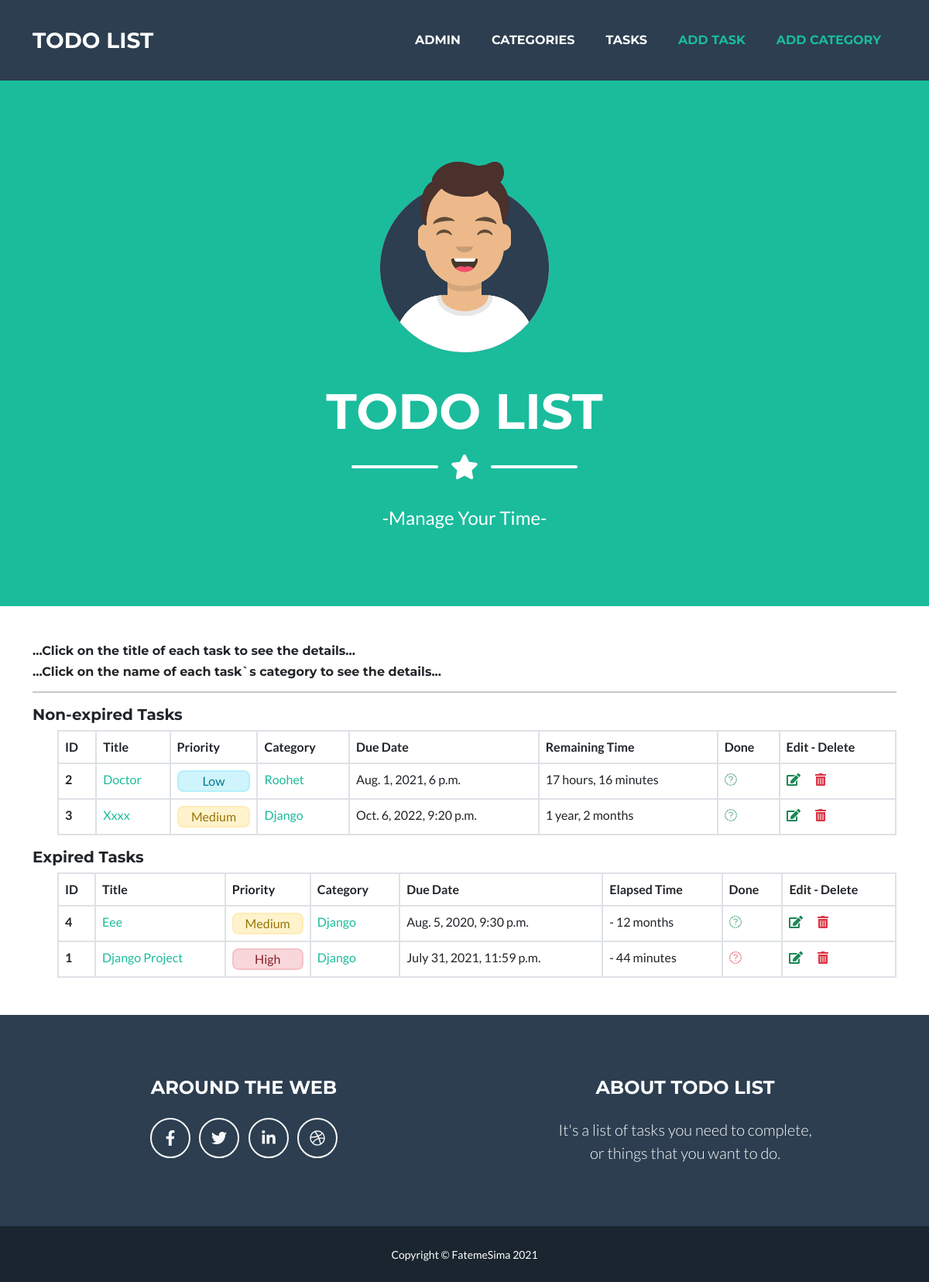
The app's page /todo/separated-tasks/, older data.
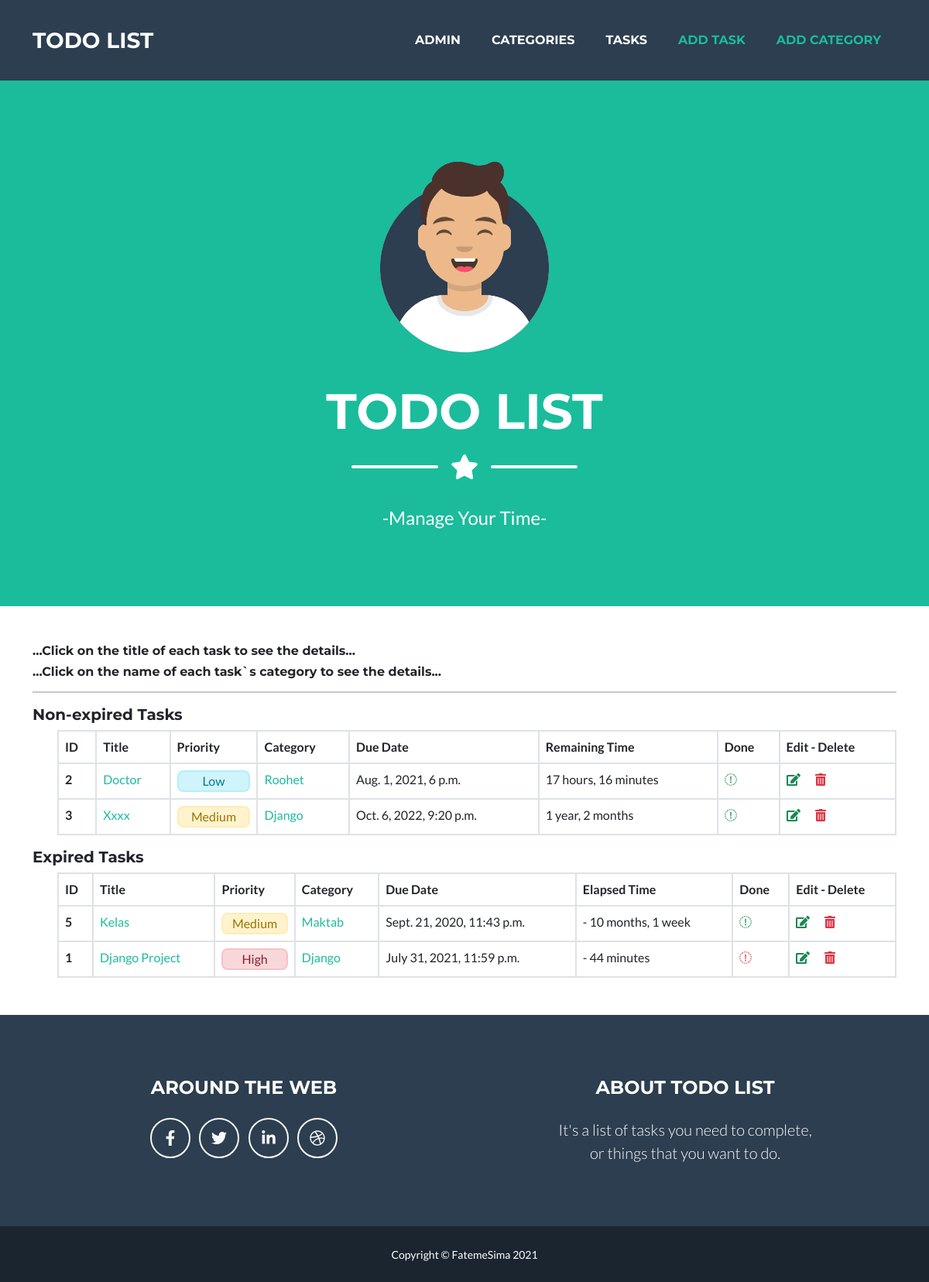
The same page, newer data.
### todo/models.py (models this page shows, shortened)
class Task(models.Model):
    class Meta:
        ordering = ['due_date']
    title = models.CharField(max_length=100)
    description = models.TextField(blank=True, null=True)
    due_date = models.DateTimeField(editable=True)
    priority = models.CharField(
        max_length=30,
        choices=PRIORITIES,
        default=PRIORITIES[0][0]
    )
    done = models.BooleanField(default=False)
    slug = models.SlugField(unique=True, blank=True)
    category = models.ForeignKey(Category, related_name='tasks', on_delete=models.CASCADE)
    objects = models.Manager()
    tasks = TaskManager()
    def get_absolute_url(self):
        return reverse('task_detail', args=[self.slug])

class Category(models.Model):
    name = models.CharField(max_length=50, unique=True, blank=False)
    slug = models.SlugField(unique=True, blank=True)
    objects = models.Manager()
    categories = CategoryManager()
    def get_absolute_url(self):
        return reverse('category_detail', args=[self.slug])

### todo/views.py (the view)
# urls.py: path('separated-tasks/', SeparatedTaskListView.as_view(), name='separated_task_list'),
class SeparatedTaskListView(ListView):
    model = Task
    template_name = 'todo/show_separated_tasks.html'
    context_object_name = "tasks"
    def get_queryset(self):
        queryset = {'expired_list': Task.tasks.expired_tasks().all(),
                    'non_expired_list': Task.tasks.non_expired_tasks().all()}
        return queryset

### todo/models.py (called while the page is built)
    def expired_tasks(self):
        return self.filter(due_date__lt=now())

    def non_expired_tasks(self):
        return self.filter(due_date__gte=now())

### todo/templatetags/custom_tags.py (called while the page is built)
@register.filter("custom_title")
def title_filter(value):
    return value.title()

@register.simple_tag()
def t_tag(value, arg=now()):
    if not value:
        return ''
    try:
        if value < now():
            return f'- {str(timeuntil(arg, value))}'
        return timeuntil(value, arg)
    except (ValueError, TypeError):
        return ''

### templates/todo/show_separated_tasks.html (shortened to what the changed rows need)
{% extends 'base.html' %}
{% load custom_tags %}
{% block content %}
    {% if tasks %}
        {% if tasks.non_expired_list %}
            <ul style="list-style-type: none">
                <li>
                    <table class="table table-bordered">
                        <thead class="thead-light">
                            <tr>
                                <th scope="col">ID</th>
                                <th scope="col">Title</th>
                                <th scope="col">Priority</th>
                                <th scope="col">Category</th>
                                <th scope="col">Due Date</th>
                                <th scope="col">Remaining Time</th>
                                <th scope="col">Done</th>
                                <th scope="col">Edit - Delete</th>
                            </tr>
                        </thead>
                        <tbody>
                            {% for task in tasks.non_expired_list %}
                                <tr>
                                    <th scope="row">{{ task.id }}</th>
                                    <td><a href="{{ task.get_absolute_url }}" style="text-decoration: none">{{ task.title | custom_title }}</a></td>
                                    {% if task.priority == 'H' %}
                                        <td><p class="alert alert-danger p-0 m-0 text-center">{{ task.get_priority_display }}</p></td>
                                        {% elif task.priority == 'M' %}
                                            <td><p class="alert alert-warning p-0 m-0 text-center">{{ task.get_priority_display }}</p></td>
                                        {% else %}
                                            <td><p class="alert alert-info p-0 m-0 text-center">{{ task.get_priority_display }}</p></td>
                                    {% endif %}
                                    <td><a href="{{ task.category.get_absolute_url }}" style="text-decoration: none">{{ task.category.name | custom_title }}</a></td>
                                    <td>{{ task.due_date }}</td>
                                    <td>{% t_tag task.due_date %}</td>
                                    {% if task.done %}
                                        <td>
                                            <i class="fa fa-check-circle-o text-success" aria-hidden="true"></i>
                                        </td>
                                        {% else %}
                                            <td>
                                                <i class="fa fa-circle-o text-danger" aria-hidden="true"></i>
                                            </td>
                                    {% endif %}
                                    <td>
                                        <a href="{% url 'task_edit' task.slug %}" style="text-decoration: none"><i class="fas fa-edit text-success me-3"></i></a>
                                        <a href="#" style="text-decoration: none"><i class="fas fa-trash-alt text-danger me-3"></i></a>
                                    </td>
                                </tr>
                            {% endfor %}
                        </tbody>
                    </table>
                </li>
            </ul>
        {% endif %}
        {% if tasks.expired_list %}
            <ul style="list-style-type: none">
                <li>
                    <table class="table table-bordered">
                        <thead class="thead-light">
                            <tr>
                                <th scope="col">ID</th>
                                <th scope="col">Title</th>
                                <th scope="col">Priority</th>
                                <th scope="col">Category</th>
                                <th scope="col">Due Date</th>
                                <th scope="col">Elapsed Time</th>
                                <th scope="col">Done</th>
                                <th scope="col">Edit - Delete</th>
                            </tr>
                        </thead>
                        <tbody>
                            {% for task in tasks.expired_list %}
                                <tr>
                                    <th scope="row">{{ task.id }}</th>
                                    <td><a href="{{ task.get_absolute_url }}" style="text-decoration: none">{{ task.title | custom_title }}</a></td>
                                    {% if task.priority == 'H' %}
                                        <td><p class="alert alert-danger p-0 m-0 text-center">{{ task.get_priority_display }}</p></td>
                                        {% elif task.priority == 'M' %}
                                            <td><p class="alert alert-warning p-0 m-0 text-center">{{ task.get_priority_display }}</p></td>
                                        {% else %}
                                            <td><p class="alert alert-info p-0 m-0 text-center">{{ task.get_priority_display }}</p></td>
                                    {% endif %}
                                    <td><a href="{{ task.category.get_absolute_url }}" style="text-decoration: none">{{ task.category.name | custom_title }}</a></td>
                                    <td>{{ task.due_date }}</td>
                                    <td>{% t_tag task.due_date %}</td>
                                    {% if task.done %}
                                        <td>
                                            <i class="fa fa-check-circle-o text-success" aria-hidden="true"></i>
                                        </td>
                                        {% else %}
                                            <td>
                                                <i class="fa fa-circle-o text-danger" aria-hidden="true"></i>
                                            </td>
                                    {% endif %}
                                    <td>
                                        <a href="{% url 'task_edit' task.slug %}" style="text-decoration: none"><i class="fas fa-edit text-success me-3"></i></a>
                                        <a href="#" style="text-decoration: none"><i class="fas fa-trash-alt text-danger me-3"></i></a>
                                    </td>
                                </tr>
                            {% endfor %}
                        </tbody>
                    </table>
                </li>
            </ul>
        {% endif %}
        {% else %}
            <h5>...There is no task...</h5>
    {% endif %}
{% endblock %}

Row changes from the older to the newer data that the page shows:
removed Task: id "4", title|custom_title "Eee", priority "Medium", category.name|custom_title "Django", due_date "Aug. 5, 2020, 9:30 p.m.", due_date "- 12 months", done True (drawn), shown under "Expired Tasks"
added Task: id "5", title|custom_title "Kelas", priority "Medium", category.name|custom_title "Maktab", due_date "Sept. 21, 2020, 11:43 p.m.", due_date "- 10 months, 1 week", done True (drawn), shown under "Expired Tasks"
